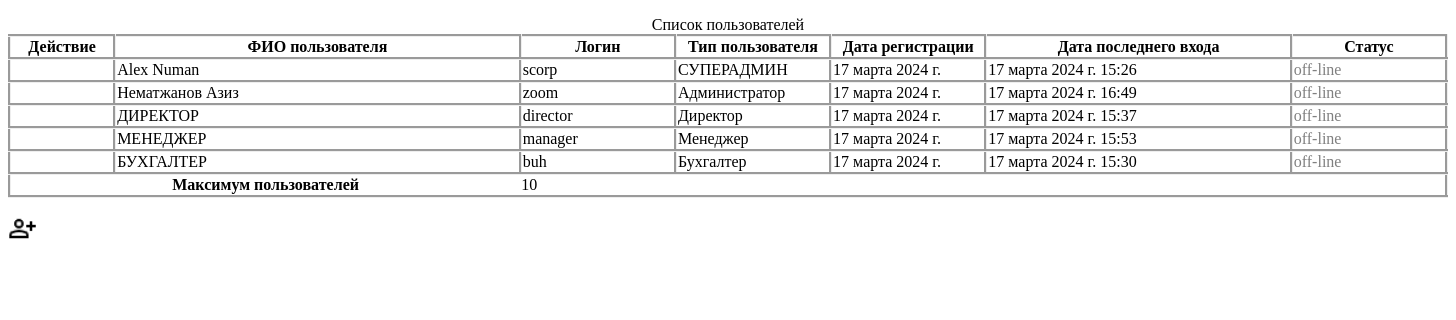
/users_list/, run on an earlier commit of the app's database.
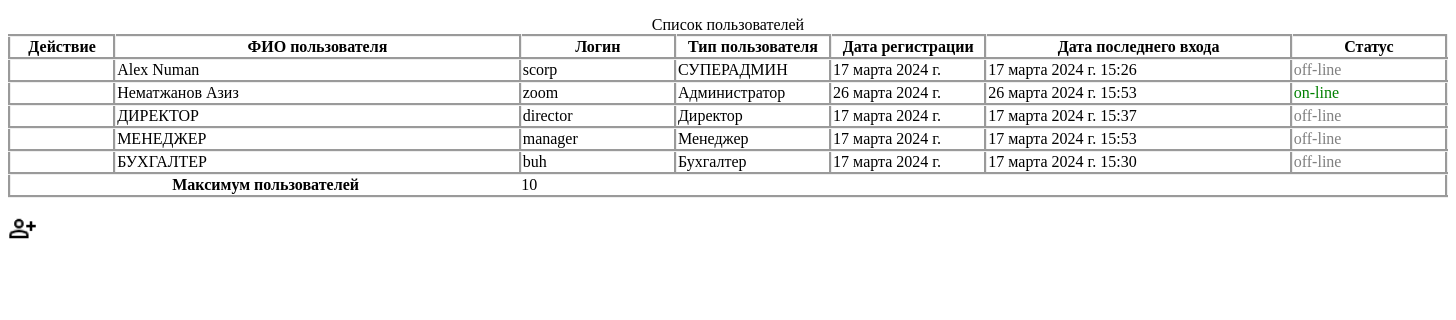
And on a later commit of the database.
### firstapp/models.py (models this page shows)
class Users(models.Model):  #Класс для создания нового пользователья
    user_name = models.CharField(max_length=50)                            # ФИО нового пользователья
    user_birth = models.DateField(auto_now=False)                          # Дата рождения
    user_adress = models.CharField(max_length=50)                          # Адрес
    user_email = models.EmailField()                                       # Эл.почта
    user_tel = models.CharField(max_length=10)                             # Сотовый телефон
    user_login = models.CharField(max_length=50)                           # Логин
    user_pass = models.CharField(max_length=50)                            # Пароль
    user_type = models.CharField(max_length=50)                            # Тип пользователя
    user_regist_date = models.DateField(auto_now=True)                     # Дата регистрации
    user_login_date = models.DateTimeField(auto_now=True)                  # Дата последнего входа
    user_status = models.CharField(max_length=10, default='off-line')      # Статус пользователя

### firstapp/views.py (the view)
# urls.py: path('users_list/', views.users_list),
def users_list(request):
    people = Users.objects.values()
    return render(request, 'users_list.html', context={'db_data': people})

### firstapp/templates/users_list.html (shortened to what this page needs)
<!DOCTYPE html>
{% load static %}
<html lang="en">
<head>
    <link rel="stylesheet" type="text/css" href="{% static 'css/users_list.css' %}">
    <link rel="stylesheet" type="text/css" href="{% static 'css/settings.css' %}">
</head>
<body>
<div>
    <table class="table">
         <caption>
             Список пользователей
         </caption>
        <thead>
        <tr>
            <th style="width: 100px;" class="users_table">Действие</th>
            <th style="width: 400px;" class="users_table"> ФИО пользователя</th>
            <th style="width: 150px;" class="users_table">Логин</th>
            <th style="width: 150px;" class="users_table">Тип пользователя</th>
            <th style="width: 150px;" class="users_table">Дата регистрации</th>
            <th style="width: 300px;" class="users_table">Дата последнего входа</th>
            <th style="width: 150px;" class="users_table">Статус</th>
        </tr>
        </thead>
        <tbody id="users_table">
        {% for i in db_data %}
        <tr>
            <td class="users_table"></td>
            <td class="users_table"> {{i.user_name}}</td>
            <td class="users_table">{{i.user_login}}</td>
            <td class="users_table">{{i.user_type}}</td>
            <td class="users_table">{{i.user_regist_date}}</td>
            <td class="users_table">{{i.user_login_date}}</td>
            <td class="users_table">{{i.user_status}}</td>
            {% endfor %}
        </tbody>
        <tfoot>
    <tr>
      <th scope="row" colspan="2">Максимум пользователей</th>
      <td colspan="2">10</td>
    </tr>
  </tfoot>
    </table>
    <img style="width: 2%; height: 2%;" src="{% static 'img/person_add.png' %}" class="add_person" id="add_new_user">
</div>
</body>
</html>

What changed in the data, as far as the page shows it:
changed Users "Нематжанов Азиз": user_regist_date "17 марта 2024 г." → "26 марта 2024 г."; user_login_date "17 марта 2024 г. 16:49" → "26 марта 2024 г. 15:53"; user_status "off-line" → "on-line"
